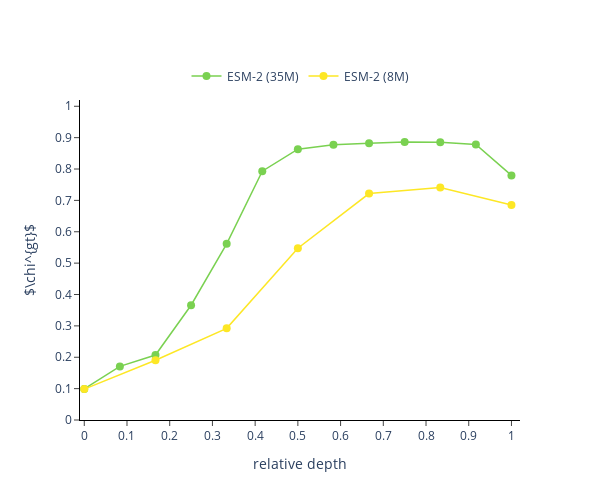

Notebook code for this chart:
### Code cell
fig = go.Figure(layout=Layout(plot_bgcolor='rgba(0,0,0,0)')).set_subplots(1, 1, horizontal_spacing=0.1, vertical_spacing=0.02)
for model in model_sp:
    plot_no(fig, d_model_sp[model]['nlayer'], d_model_sp[model]['overlap_label'], d_model_sp[model]['map'][1], d_model_sp[model]['map'][0], r'$\chi^{gt}$')
update_figure(fig, w = 600, h= 500)

### Figure 1 — Plotly figure (JSON) as saved in the notebook; plotly's stock layout.template omitted (floating-point values rounded to 4 significant figures)
{"data": [{"line": {"color": "rgb(122, 209, 81)", "width": 1.5}, "marker": {"color": "rgb(122, 209, 81)", "size": 8}, "mode": "lines+markers", "name": "ESM-2 (35M)", "showlegend": true, "type": "scatter", "x": [0, 0.08333, 0.1667, 0.25, 0.3333, 0.4167, 0.5, 0.5833, 0.6667, 0.75, 0.8333, 0.9167, 1], "xaxis": "x", "y": [0.09914, 0.1709, 0.2071, 0.3658, 0.5614, 0.7931, 0.8634, 0.8777, 0.8825, 0.8858, 0.885, 0.8781, 0.7796], "yaxis": "y"}, {"line": {"color": "rgb(253, 231, 37)", "width": 1.5}, "marker": {"color": "rgb(253, 231, 37)", "size": 8}, "mode": "lines+markers", "name": "ESM-2 (8M)", "showlegend": true, "type": "scatter", "x": [0, 0.1667, 0.3333, 0.5, 0.6667, 0.8333, 1], "xaxis": "x", "y": [0.09844, 0.1905, 0.2921, 0.5475, 0.7217, 0.7412, 0.6852], "yaxis": "y"}], "layout": {"font": {"size": 12}, "height": 500, "legend": {"font": {"size": 12}, "orientation": "h", "x": 0.5, "xanchor": "center", "y": 1.12, "yanchor": "top"}, "plot_bgcolor": "rgba(0,0,0,0)", "width": 600, "xaxis": {"anchor": "y", "domain": [0, 1], "linecolor": "black", "linewidth": 1, "range": [-0.01, 1.02], "showline": true, "ticks": "outside", "tickvals": [0, 0.1, 0.2, 0.3, 0.4, 0.5, 0.6, 0.7, 0.8, 0.9, 1], "title": {"text": "relative depth"}}, "yaxis": {"anchor": "x", "domain": [0, 1], "linecolor": "black", "linewidth": 1, "range": [0, 1.02], "showline": true, "ticks": "outside", "tickvals": [0, 0.1, 0.2, 0.3, 0.4, 0.5, 0.6, 0.7, 0.8, 0.9, 1], "title": {"text": "$\\chi^{gt}$"}}}}
